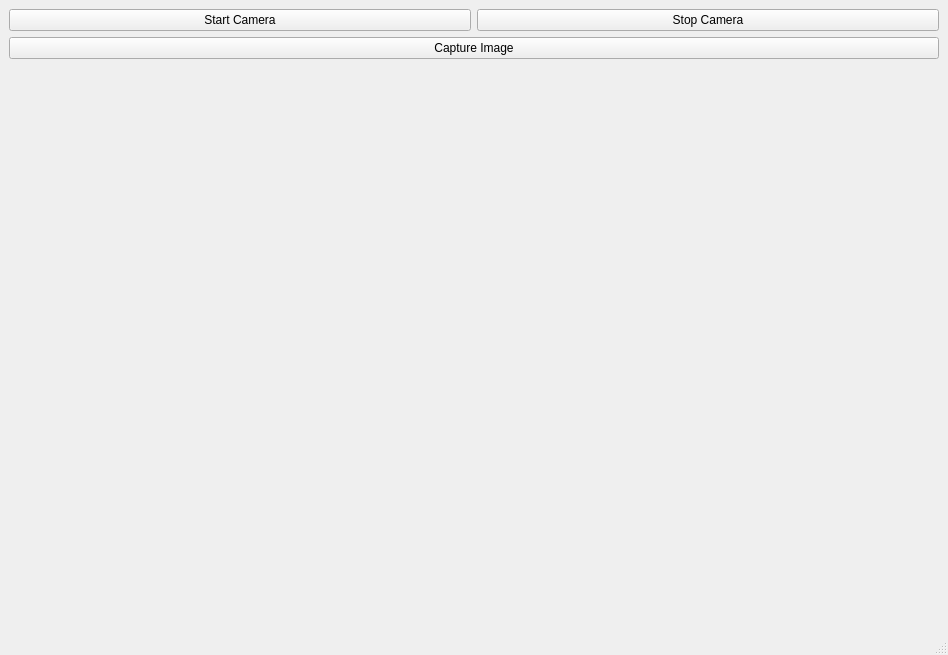
<?xml version="1.0" encoding="UTF-8"?>
<ui version="4.0">
 <class>MainWindow</class>
 <widget class="QMainWindow" name="MainWindow">
  <property name="geometry">
   <rect>
    <x>0</x>
    <y>0</y>
    <width>948</width>
    <height>655</height>
   </rect>
  </property>
  <property name="windowTitle">
   <string>MainWindow</string>
  </property>
  <widget class="QWidget" name="centralwidget">
   <layout class="QGridLayout" name="gridLayout">
    <item row="0" column="0">
     <widget class="QPushButton" name="pushButton_start_camera">
      <property name="text">
       <string>Start Camera</string>
      </property>
     </widget>
    </item>
    <item row="2" column="0" colspan="2">
     <widget class="QWidget" name="widget_camera" native="true"/>
    </item>
    <item row="0" column="1">
     <widget class="QPushButton" name="pushButton_stop_camera">
      <property name="text">
       <string>Stop Camera</string>
      </property>
     </widget>
    </item>
    <item row="1" column="0" colspan="2">
     <widget class="QPushButton" name="pushButton_capture_image">
      <property name="text">
       <string>Capture Image</string>
      </property>
     </widget>
    </item>
   </layout>
  </widget>
  <widget class="QMenuBar" name="menubar">
   <property name="geometry">
    <rect>
     <x>0</x>
     <y>0</y>
     <width>948</width>
     <height>21</height>
    </rect>
   </property>
  </widget>
  <widget class="QStatusBar" name="statusbar"/>
 </widget>
 <resources/>
 <connections/>
</ui>
